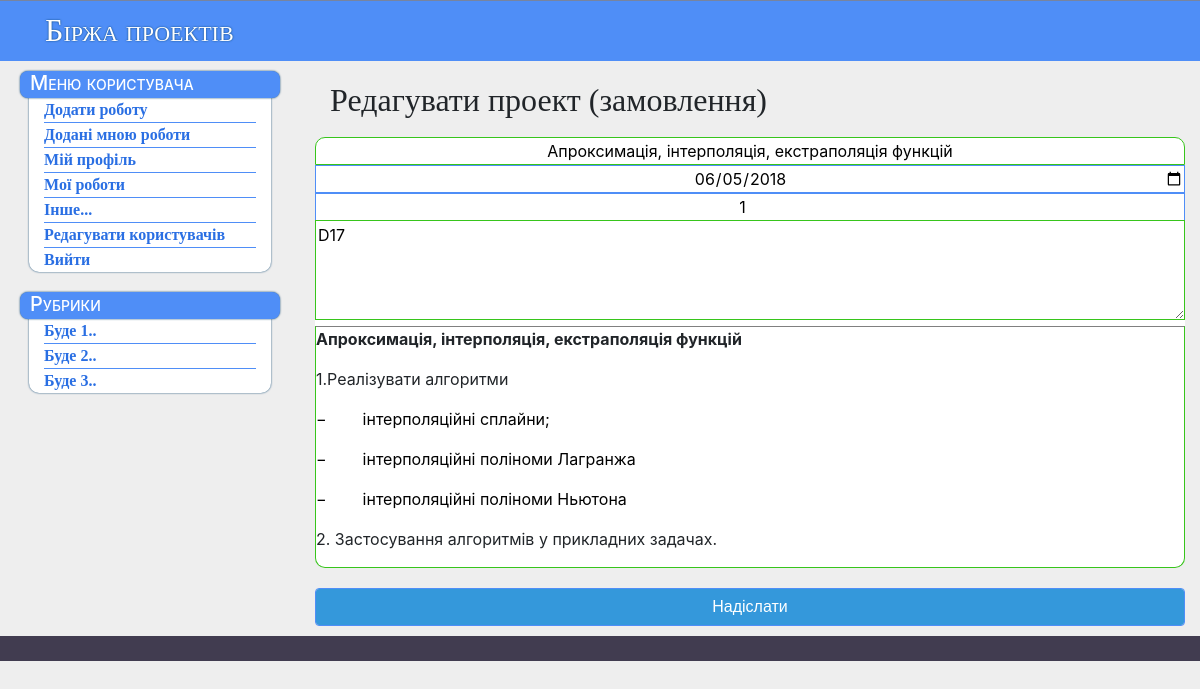
The app's page /edit/2 (signed in) with its own data.
### tables this page shows
CREATE TABLE tasks (
  id integer primary key autoincrement,
  login text not null,
  title text not null,
  description text not null,
  content mediumtext not null,
  max_people integer not null,
  now_people integer,
  date date not null,
  deadline date not null,
  subject text not null
);

### core.py (the view)
@app.route('/edit/<int:id>')
def edit_p(id):
    if not session.get('employer'):
        return redirect(url_for('index'))
    db = get_db()
    proj = db.execute('select * from tasks where id = ? and login = ?',  [int(id), session['login']]).fetchone()
    if proj:
        return render_template('edit.html', p=proj, title="Edit: " + proj[2])
    else:
        return redirect(url_for('index'))

### core.py (called while the page is built)
def connect_db():
    rv = sqlite3.connect(app.config['DATABASE'])
    rv.row_factory = sqlite3.Row
    return rv

def get_db():
    if not hasattr(g, 'sqlite_db'):
        g.sqlite_db = connect_db()
    return g.sqlite_db

### templates/edit.html (shortened to what this page needs)
{% extends "layout.html" %}
{% block body %}
					<div class="write">
  					    <div class="container"><h2>Редагувати проект (замовлення)</h2></div>
  					    <div class="w_block">
                        <input class="title_value" value="{{ p.title }}" type="text" title="Title" placeholder="Заголовок..." id="title">
                        <input type="date" id="deadline" value="{{p.deadline}}" placeholder="Deadline...">
                        <input type="number" id="max_people" value="{{p.max_people}}" placeholder="Максимальна кількість людей..." min="1" max="50">
                        <textarea class="desc_value" title="Description" placeholder="Короткий опис..." id="description">{{ p.description }}</textarea>
                        <div class="editor_pl"><div id="text">{{p.content | safe}}</div></div>
                        </div>
                        <input class="butt btn" type="button" id="send_edit" value="Надіслати">
					</div>
{% endblock %}

### static/style.css (style rules this page uses)
body { background: #eee !important; }
.container { font-family: "Gill Sans, sans-serif"; padding: 10px 5px; }
.butt { border-color: #3498db; color: #fff; box-shadow: 0 0 40px 40px #3498db inset, 0 0 0 0 #3498db; -webkit-transition: all 150ms ease-in-out; transition: all 150ms ease-in-out; margin-top: 20px; }
.btn { box-sizing: border-box; -moz-appearance: none; appearance: none; background-color: transparent; border: 2px solid #3694c8; border-radius: 0.6em; padding: 1.2em 2.8em; font-family: 'Montserrat', sans-serif; font-weight: 700; cursor: pointer; }
.write { padding: 10px 0px; }
.w_block { background: #fff; border-radius: 13px; }
.title_value { width: 100%; border-radius: 10px 10px 0px 0px; border: 1px solid #37c51b !important; }
.desc_value { width: 100%; height: 100px; border: 1px solid #37c51b; margin-top: -1px; }
.editor_pl { border: 1px #37c51b; }
#text { border: 1px solid #37c51b; border-top: 1px solid grey; border-radius: 0px 0px 10px 10px; }
.container-fluid input { width: 100%; text-align: center; border: 1px solid #4f8ef7; }

### records on screen
tasks: title "Апроксимація, інтерполяція, екстраполяція функцій", deadline "06/05/2018", max_people "1", description "D17", content "Апроксимація, інтерполяція, екстраполяція функцій 1.Реалізувати алгоритми − інтерполяційні сплайни; − інтерполяційні поліноми Лагранжа − інтерполяційні поліноми Ньютона 2. Застосування алгоритмів у прикладних задачах."
